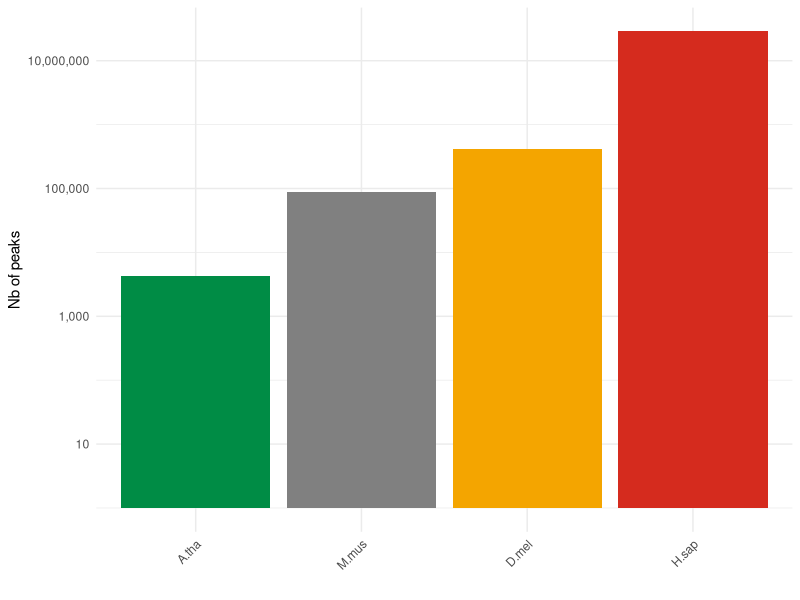

Write the R code that produced this figure.
setwd("/shared/home/bballester/2.exons/starrseq-barplot")
# Load necessary library
library(ggplot2)
library(scales)  # For full number formatting


pdf("starrseq-barplot.pdf",width=4, height=7)

# Define data
categories <- c('A.tha', 'M.mus', 'D.mel', 'H.sap')
nb_peaks <- c(4339, 87255, 413509, 28731867)

# Define colors in the correct order
colors <- c("A.tha" = "#008C45",  # Green for A.tha
            "M.mus" = "#808080",  # Grey for M.mus
            "D.mel" = "#F4A500",  # Orange for D.mel
            "H.sap" = "#D52B1E")  # Red for H.sap

# Create data frame
df <- data.frame(categories, nb_peaks)

# Reorder categories based on nb_peaks (smallest to largest)
df$categories <- factor(df$categories, levels = df$categories[order(df$nb_peaks)])

# Create the bar plot
ggplot(df, aes(x = categories, y = nb_peaks, fill = categories)) +
  geom_bar(stat = "identity") +
  scale_y_log10(labels = scales::comma) +  # Log scale with full numbers
  scale_fill_manual(values = colors) +
  theme_minimal() +
  labs(y = "Nb of peaks", x = "") +
  theme(axis.text.x = element_text(angle = 45, hjust = 1),
        legend.position = "none")

dev.off()
